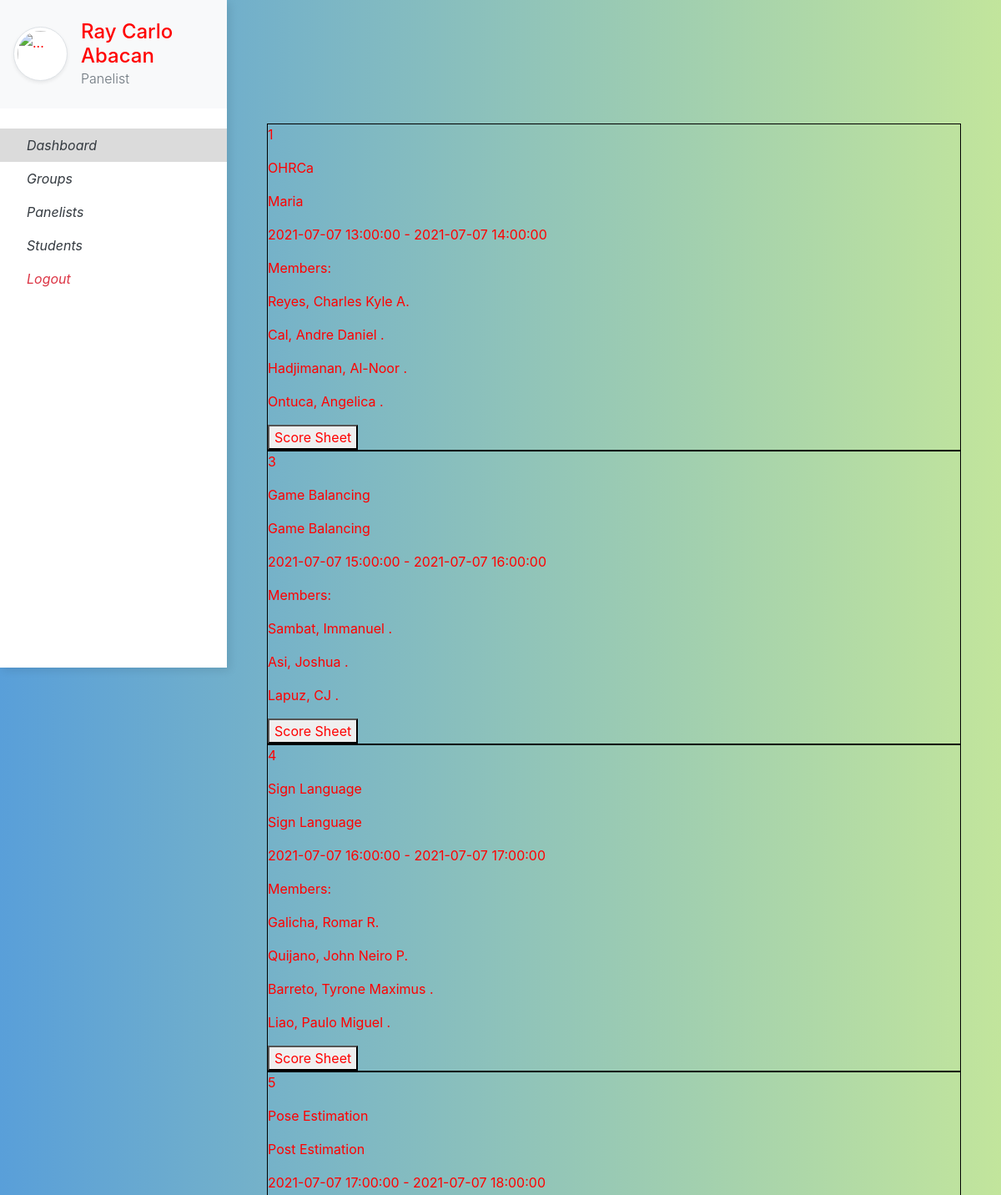
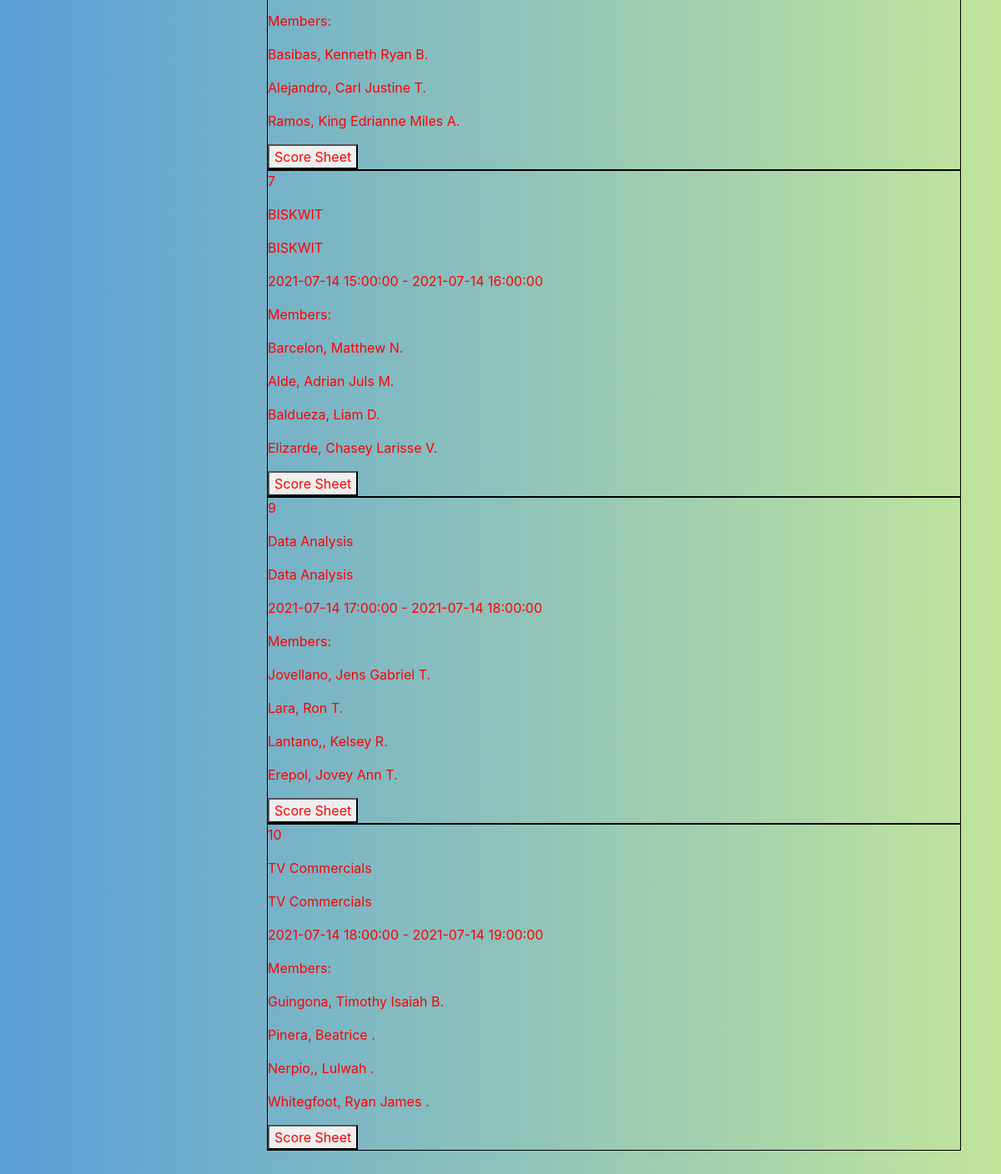
Screenshot of /user_home/ (signed in) with the database file from the repository (2 pictures, top to bottom).
### website/models.py (models this page shows, shortened)
class Panelist(db.Model, UserMixin):
    id         = db.Column(db.Integer, primary_key=True)
    username   = db.Column(db.String(150), nullable=False)
    password   = db.Column(db.String(150), nullable=False)
    last_name  = db.Column(db.String(150), nullable=False)
    first_name = db.Column(db.String(150), nullable=False)
    middle_in  = db.Column(db.String(10))
    school     = db.Column(db.String(150))
    header     = db.relationship('Defense', backref='head')
    paneling   = db.relationship(
        'Defense',
        secondary=defense_panel_score,
        backref=db.backref('panels')
    )

class Defense(db.Model):
    id            = db.Column(db.Integer, primary_key=True)
    group_id      = db.Column(db.Integer, db.ForeignKey('group.id'))
    head_panel_id = db.Column(db.Integer, db.ForeignKey('panelist.id'))
    start_date    = db.Column(db.DateTime)
    end_date      = db.Column(db.DateTime)
    paneling      = db.relationship(
        'Panelist',
        secondary=defense_panel_score,
        backref=db.backref('defenses')
    )

class Group(db.Model):
    id            = db.Column(db.Integer, primary_key=True)
    name          = db.Column(db.String(150), nullable=False)
    project_title = db.Column(db.String(150), nullable=False)
    program       = db.Column(db.String(150), nullable=False)
    members       = db.relationship('Student', backref='group', uselist=True)
    defenses      = db.relationship('Defense', backref='group', uselist=True)

class Student(db.Model):
    stud_no    = db.Column(db.Integer, primary_key=True)
    last_name  = db.Column(db.String(150), nullable=False)
    first_name = db.Column(db.String(150), nullable=False)
    middle_in  = db.Column(db.String(10))
    group_id   = db.Column(db.Integer, db.ForeignKey('group.id'))

### website/user.py (the view)
@user.route("/user_home/")
@login_required
def user_home():
    return render_template("home_u.html", user=current_user)

### website/__init__.py (called while the page is built)
def create_app():
    app = Flask(__name__)
    app.config['SECRET_KEY'] = 'hjshjhdjah kjshkjdhjs'
    app.config['SQLALCHEMY_DATABASE_URI'] = f'sqlite:///{DB_NAME}'
    db.init_app(app)
    from .admin import admin
    from .auth import auth
    from .user import user
    app.register_blueprint(auth, url_prefix='/')
    app.register_blueprint(admin, url_prefix='/')
    app.register_blueprint(user, url_prefix='/')
    from .models import Panelist, Master
    create_database(app)
    login_manager = LoginManager()
    login_manager.login_view = 'auth.login'
    login_manager.init_app(app)
    @login_manager.user_loader
    def load_user(username):
        if username == 'admin':
            return Master.query.filter_by(username=username).first()
        return Panelist.query.filter_by(username=username).first()
    return app

### website/templates/user/home_u.html (shortened to what this page needs)
{% extends "base_user.html" %}
{% block content %}
    <div class='display_grid'>
        {% for defense in user.defenses %}
            <div class='box'>
                <p>{{ defense.id }}</p>
                <p>{{ defense.group.name }}</p>
                <p>{{ defense.group.project_title }}</p>
                <p>{{ defense.start_date }} - {{ defense.end_date }}</p>
                <p>Members:</p>
                {% for member in defense.group.members %}
                    <p>{{ member.last_name }}, {{ member.first_name }} {{ member.middle_in }}.</p>
                {% endfor%}
                <a href="">
                    <button>Score Sheet</button>
                </a>
            </div>
        {% endfor %}
    </div>
{% endblock %}

### website/templates/user/base_user.html (shortened to what this page needs)
<html>
    <head>
        <link rel="stylesheet" href="https://stackpath.bootstrapcdn.com/bootstrap/4.3.1/css/bootstrap.min.css">
        <link rel='stylesheet' href="{{ url_for('static', filename ='user/user.css') }}">
    </head>
    <body>
        <div class="vertical-nav bg-white" id="sidebar">
            <div class="py-4 px-3 mb-4 bg-light">
                <div class="media d-flex align-items-center"><img src="https://res.cloudinary.com/mhmd/image/upload/v1556074849/avatar-1_tcnd60.png" alt="..." width="65" class="mr-3 rounded-circle img-thumbnail shadow-sm">
                    <div class="media-body">
                        <h4 class="m-0">{{ user.first_name}} {{ user.last_name }}</h4>
                        <p class="font-weight-light text-muted mb-0">Panelist</p>
                    </div>
                </div>
            </div>
            <ul class="nav flex-column bg-white mb-0">
                <li class="nav-item">
                    <a href="/user_home/" class="nav-link text-dark font-italic">
                        Dashboard
                    </a>
                </li>
                <li class="nav-item">
                    <a href="/user_groups/" class="nav-link text-dark font-italic">
                        Groups
                    </a>
                </li>
                <li class="nav-item">
                    <a href="/user_panelists/" class="nav-link text-dark font-italic">
                        Panelists
                    </a>
                </li>
                <li class="nav-item">
                    <a href="/user_students/" class="nav-link text-dark font-italic">
                        Students
                    </a>
                </li>
                <li class="nav-item">
                    <a href="/logout/" class="nav-link text-danger font-italic">
                        Logout
                    </a>
                </li>
            </ul>
        </div>
        <div class="page-content p-5" id="content">
            {% block content %}
            {% endblock %}
        </div>
    </body>
</html>

### website/static/user/user.css (style rules this page uses)
body { color: blue; }
* { color: red; }
.vertical-nav { min-width: 17rem; width: 17rem; height: 100vh; position: fixed; top: 0; left: 0; box-shadow: 3px 3px 10px rgba(0, 0, 0, 0.1); transition: all 0.4s; }
.page-content { width: calc(100% - 17rem); margin-left: 17rem; transition: all 0.4s; }
body { background: #599fd9; background: -webkit-linear-gradient(to right, #599fd9, #c2e59c); background: linear-gradient(to right, #599fd9, #c2e59c); min-height: 100vh; overflow-x: hidden; }
.box { border: 1px; border-color: black; border-style: solid; }
.display_grid { position: relative; margin-top: 100px; }

### website/templates/user/base_user.html (style rules this page uses)
.active { background-color:#dbdbdb; }

### rows the page displays
Panelist: first_name "Ray Carlo", last_name "Abacan"
Defense: id "1", group.name "OHRCa", group.project_title "Maria", start_date "2021-07-07 13:00:00", end_date "2021-07-07 14:00:00"
Student: last_name "Reyes", first_name "Charles Kyle", middle_in "A"
Student: last_name "Cal", first_name "Andre Daniel"
Student: last_name "Hadjimanan", first_name "Al-Noor"
Student: last_name "Ontuca", first_name "Angelica"
Defense: id "3", group.name "Game Balancing", group.project_title "Game Balancing", start_date "2021-07-07 15:00:00", end_date "2021-07-07 16:00:00"
Student: last_name "Sambat", first_name "Immanuel"
Student: last_name "Asi", first_name "Joshua"
Student: last_name "Lapuz", first_name "CJ"
Defense: id "4", group.name "Sign Language", group.project_title "Sign Language", start_date "2021-07-07 16:00:00", end_date "2021-07-07 17:00:00"
Student: last_name "Galicha", first_name "Romar", middle_in "R"
Student: last_name "Quijano", first_name "John Neiro", middle_in "P"
Student: last_name "Barreto", first_name "Tyrone Maximus"
Student: last_name "Liao", first_name "Paulo Miguel"
Defense: id "5", group.name "Pose Estimation", group.project_title "Post Estimation", start_date "2021-07-07 17:00:00", end_date "2021-07-07 18:00:00"
Student: last_name "Basibas", first_name "Kenneth Ryan", middle_in "B"
Student: last_name "Alejandro", first_name "Carl Justine", middle_in "T"
Student: last_name "Ramos", first_name "King Edrianne Miles", middle_in "A"
Defense: id "7", group.name "BISKWIT", group.project_title "BISKWIT", start_date "2021-07-14 15:00:00", end_date "2021-07-14 16:00:00"
Student: last_name "Barcelon", first_name "Matthew", middle_in "N"
Student: last_name "Alde", first_name "Adrian Juls", middle_in "M"
Student: last_name "Baldueza", first_name "Liam", middle_in "D"
Student: last_name "Elizarde", first_name "Chasey Larisse", middle_in "V"
Defense: id "9", group.name "Data Analysis", group.project_title "Data Analysis", start_date "2021-07-14 17:00:00", end_date "2021-07-14 18:00:00"
Student: last_name "Jovellano", first_name "Jens Gabriel", middle_in "T"
Student: last_name "Lara", first_name "Ron", middle_in "T"
Student: last_name "Lantano,", first_name "Kelsey", middle_in "R"
Student: last_name "Erepol", first_name "Jovey Ann", middle_in "T"
Defense: id "10", group.name "TV Commercials", group.project_title "TV Commercials", start_date "2021-07-14 18:00:00", end_date "2021-07-14 19:00:00"
Student: last_name "Guingona", first_name "Timothy Isaiah", middle_in "B"
Student: last_name "Pinera", first_name "Beatrice"
Student: last_name "Nerpio,", first_name "Lulwah"
Student: last_name "Whitegfoot", first_name "Ryan James"
